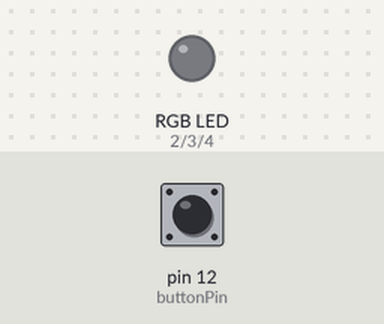
Recording of a sketch running on a simulated Arduino Uno, built with avr-gcc and run on an emulated ATmega328P. Parts: an RGB LED mixed from three pins (HIGH = lit). The inputs (shaded band) are chosen by the test bench; at power-on: pin 12 (buttonPin) LOW.

Above: at 1.2 s.
1.3 s: pin 12 (buttonPin) pulled HIGH for 3.2 s
At 5.2 s:
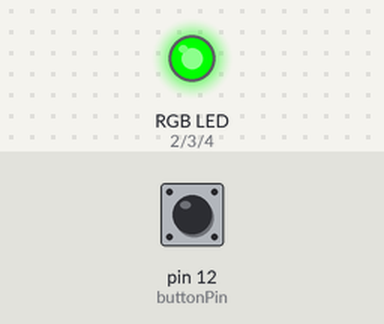
6.0 s: pin 12 (buttonPin) pulled HIGH for 1 s
At 6.9 s:
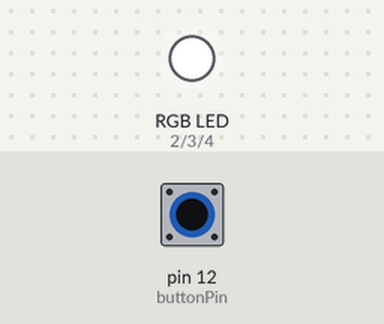
8.5 s: pin 12 (buttonPin) pulled HIGH for 0.15 s
At 9.6 s:
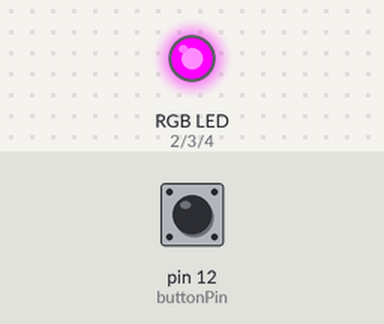
Timing chart, 0 to 11.5 s (numbered marks = the images above; inputs shaded):
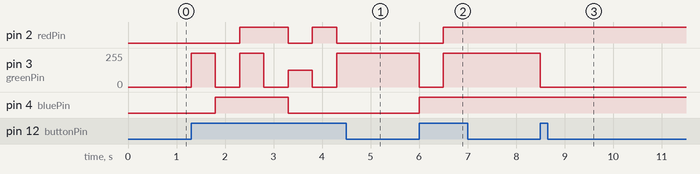

The sketch:

rgb.ino
```cpp
int buttonPin = 12; // Pin for the button
int redPin = 2;
int greenPin = 3;
int bluePin = 4;
bool buttonState = false; // State of the button (pressed or not)

// Array to store RGB values of different colors
int colors[][3] = {
  {255, 0, 0},    // Red
  {0, 255, 0},    // Green
  {0, 0, 255},    // Blue
  {255, 255, 255},  // White
  {170, 0, 255},  // Purple
  {127, 127, 127}  // Light Blue
};

// Number of colors in the array
int numColors = sizeof(colors) / sizeof(colors[0]);

// Index to keep track of the current color
int colorIndex = 0;

void setup() {
  pinMode(redPin, OUTPUT);
  pinMode(greenPin, OUTPUT);
  pinMode(bluePin, OUTPUT);
  pinMode(buttonPin, INPUT); // Set button pin as input
}

void loop() {
  buttonState = digitalRead(buttonPin); // Read the state of the button

  // If button is pressed, change to the next color
  if (buttonState == HIGH) {
    // Increment colorIndex and wrap around if needed
    colorIndex = (colorIndex + 1) % numColors;

    // Set LED color to the next color in the array
    setColor(colors[colorIndex][0], colors[colorIndex][1], colors[colorIndex][2]);

    // Delay to debounce the button press
    delay(500);
  }
}

void setColor(int redValue, int greenValue, int blueValue) {
  analogWrite(redPin, redValue);
  analogWrite(greenPin, greenValue);
  analogWrite(bluePin, blueValue);
}
```

Measured:
- after the input at 1.3 s, pin 2 (redPin): LOW → HIGH after 1.0 s, → LOW 1.0 s later, → HIGH 0.50 s later, → LOW 0.50 s later; pin 3 (greenPin): 0/255 → 255/255 at once, → 0/255 0.50 s later, → 255/255 0.50 s later, → 0/255 0.50 s later, … (7 changes in this stretch); pin 4 (bluePin): LOW → HIGH after 0.50 s, → LOW 1.5 s later
- after the input at 6.0 s, pin 2 (redPin): LOW → HIGH after 0.50 s; pin 3 (greenPin): 255/255 → 0/255 at once, → 255/255 0.50 s later; pin 4 (bluePin): LOW → HIGH at once
- after the input at 8.5 s, pin 3 (greenPin): 255/255 → 0/255 at once
